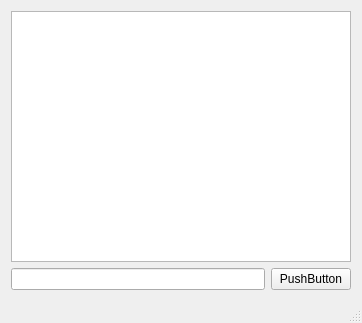
<?xml version="1.0" encoding="UTF-8"?>
<ui version="4.0">
 <class>UrlWindow</class>
 <widget class="QMainWindow" name="UrlWindow">
  <property name="geometry">
   <rect>
    <x>0</x>
    <y>0</y>
    <width>362</width>
    <height>323</height>
   </rect>
  </property>
  <property name="windowTitle">
   <string>UrlWindow</string>
  </property>
  <widget class="QWidget" name="centralWidget">
   <layout class="QVBoxLayout" name="verticalLayout">
    <item>
     <widget class="QGraphicsView" name="graphicsView"/>
    </item>
    <item>
     <layout class="QHBoxLayout" name="horizontalLayout">
      <item>
       <widget class="QLineEdit" name="lineEdit"/>
      </item>
      <item>
       <widget class="QPushButton" name="pushButton">
        <property name="text">
         <string>PushButton</string>
        </property>
       </widget>
      </item>
     </layout>
    </item>
   </layout>
  </widget>
  <widget class="QStatusBar" name="statusBar"/>
 </widget>
 <layoutdefault spacing="6" margin="11"/>
 <resources/>
 <connections/>
</ui>
